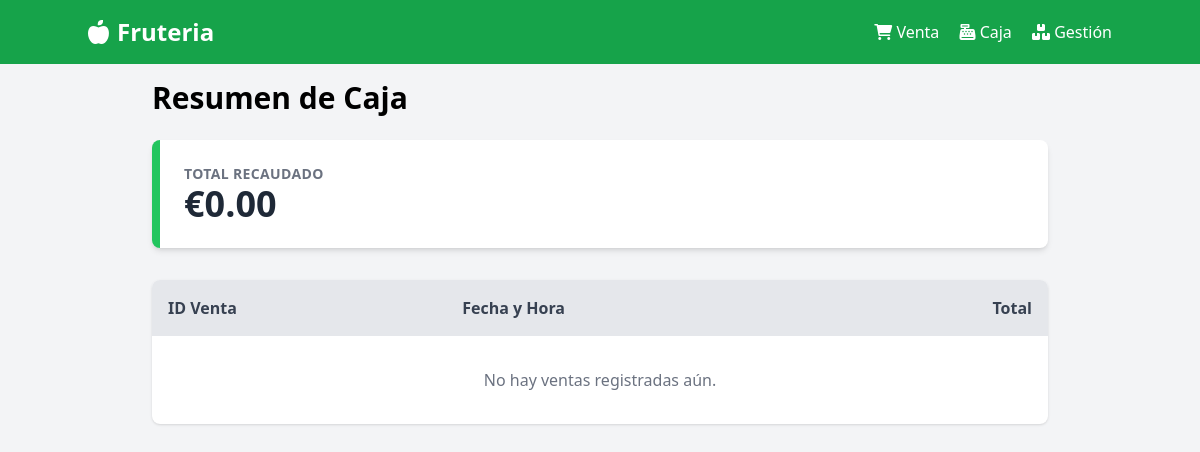
Page /caja on the earlier database version.
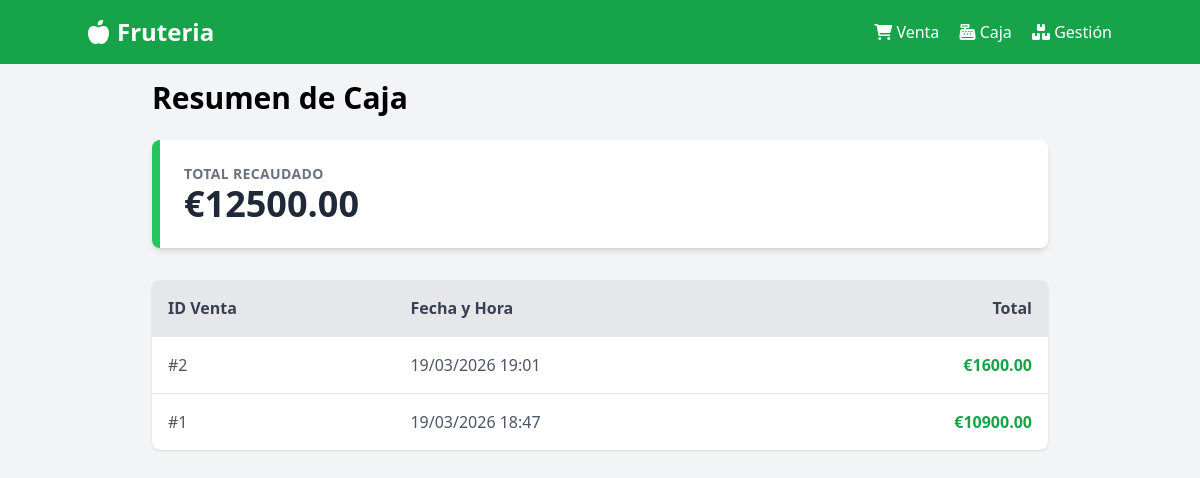
Same page on the later database version.
### app/models/models.py (models this page shows)
class Venta(db.Model):
    __tablename__ = 'ventas'
    id = db.Column(db.Integer, primary_key=True)
    fecha = db.Column(db.DateTime, default=db.func.current_timestamp())
    total = db.Column(db.Float, nullable=False)
    detalles = db.relationship('DetalleVenta', backref='venta', lazy=True)

### app/routes/main.py (the view)
@main_bp.route('/caja')
def ver_caja():
    total_obtenido = db.session.query(func.sum(Venta.total)).scalar() or 0
    ventas = Venta.query.order_by(Venta.fecha.desc()).all()
    return render_template('caja.html', total=total_obtenido, ventas=ventas)

### app/templates/caja.html (shortened to what this page needs)
{% extends "base.html" %}
{% block content %}
<div class="max-w-4xl mx-auto">
    <h1 class="text-3xl font-bold mb-6">Resumen de Caja</h1>
    <div class="bg-white p-6 rounded-lg shadow-md mb-8 border-l-8 border-green-500">
        <h2 class="text-gray-500 uppercase tracking-wide text-sm font-bold">Total Recaudado</h2>
        <p class="text-4xl font-black text-gray-800">€{{ "%.2f"|format(total) }}</p>
    </div>
    <div class="bg-white rounded-lg shadow overflow-hidden">
        <table class="w-full text-left border-collapse">
            <thead class="bg-gray-200">
                <tr>
                    <th class="p-4 font-bold text-gray-700">ID Venta</th>
                    <th class="p-4 font-bold text-gray-700">Fecha y Hora</th>
                    <th class="p-4 font-bold text-gray-700 text-right">Total</th>
                </tr>
            </thead>
            <tbody>
                {% for venta in ventas %}
                <tr class="border-t hover:bg-gray-50">
                    <td class="p-4 text-gray-600">#{{ venta.id }}</td>
                    <td class="p-4 text-gray-600">{{ venta.fecha.strftime('%d/%m/%Y %H:%M') }}</td>
                    <td class="p-4 text-right font-bold text-green-600">€{{ "%.2f"|format(venta.total) }}</td>
                </tr>
                {% else %}
                <tr>
                    <td colspan="3" class="p-8 text-center text-gray-500">No hay ventas registradas aún.</td>
                </tr>
                {% endfor %}
            </tbody>
        </table>
    </div>
</div>
{% endblock %}

### app/templates/base.html (shortened to what this page needs)
<!DOCTYPE html>
<html lang="es">
<head>
    <script src="https://cdn.tailwindcss.com"></script>
    <link rel="stylesheet" href="https://cdnjs.cloudflare.com/ajax/libs/font-awesome/6.0.0-beta3/css/all.min.css">
</head>
<body class="bg-gray-100">
    <nav class="bg-green-600 p-4 text-white">
    <div class="container mx-auto flex justify-between items-center">
        <a href="{{ url_for('main.index') }}" class="text-2xl font-bold">
            <i class="fas fa-apple-alt mr-2"></i>Fruteria
        </a>
        <div>
            <a href="{{ url_for('main.index') }}" class="mr-4 hover:underline">
                <i class="fas fa-shopping-cart"></i> Venta
            </a>
            <a href="{{ url_for('main.ver_caja') }}" class="mr-4 hover:underline">
                <i class="fas fa-cash-register"></i> Caja
            </a>
            <a href="{{ url_for('products.listar') }}" class="hover:underline">
                <i class="fas fa-boxes"></i> Gestión
            </a>
        </div>
    </div>
</nav>
    <main class="container mx-auto p-4">
        {% block content %}{% endblock %}
    </main>
</body>
</html>

Differences in the rows shown:
added Venta: id "2", fecha "19/03/2026 19:01", total "1600.00"
added Venta: id "1", fecha "19/03/2026 18:47", total "10900.00"
Other differences:
{{ "%.2f"|format(total) }}: "0.00" → "12500.00"
text no longer shown: "No hay ventas registradas aún."
